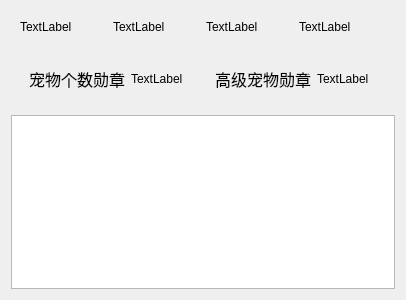
<?xml version="1.0" encoding="UTF-8"?>
<ui version="4.0">
 <class>UserInfo</class>
 <widget class="QWidget" name="UserInfo">
  <property name="geometry">
   <rect>
    <x>0</x>
    <y>0</y>
    <width>406</width>
    <height>300</height>
   </rect>
  </property>
  <property name="windowTitle">
   <string>Form</string>
  </property>
  <layout class="QVBoxLayout" name="verticalLayout">
   <item>
    <widget class="QWidget" name="widget" native="true">
     <layout class="QHBoxLayout" name="horizontalLayout">
      <item>
       <widget class="QLabel" name="label">
        <property name="text">
         <string>TextLabel</string>
        </property>
       </widget>
      </item>
      <item>
       <widget class="QLabel" name="label_2">
        <property name="text">
         <string>TextLabel</string>
        </property>
       </widget>
      </item>
      <item>
       <widget class="QLabel" name="label_3">
        <property name="text">
         <string>TextLabel</string>
        </property>
       </widget>
      </item>
      <item>
       <widget class="QLabel" name="label_4">
        <property name="text">
         <string>TextLabel</string>
        </property>
       </widget>
      </item>
     </layout>
    </widget>
   </item>
   <item>
    <widget class="QWidget" name="widget_4" native="true">
     <layout class="QHBoxLayout" name="horizontalLayout_4">
      <item>
       <widget class="QWidget" name="widget_2" native="true">
        <layout class="QHBoxLayout" name="horizontalLayout_2">
         <item>
          <widget class="QLabel" name="label_5">
           <property name="font">
            <font>
             <family>微软雅黑</family>
             <pointsize>12</pointsize>
            </font>
           </property>
           <property name="text">
            <string>宠物个数勋章</string>
           </property>
           <property name="alignment">
            <set>Qt::AlignCenter</set>
           </property>
          </widget>
         </item>
         <item>
          <widget class="QLabel" name="label_6">
           <property name="text">
            <string>TextLabel</string>
           </property>
          </widget>
         </item>
        </layout>
       </widget>
      </item>
      <item>
       <widget class="QWidget" name="widget_3" native="true">
        <layout class="QHBoxLayout" name="horizontalLayout_3">
         <item>
          <widget class="QLabel" name="label_7">
           <property name="font">
            <font>
             <family>微软雅黑</family>
             <pointsize>12</pointsize>
            </font>
           </property>
           <property name="text">
            <string>高级宠物勋章</string>
           </property>
           <property name="alignment">
            <set>Qt::AlignCenter</set>
           </property>
          </widget>
         </item>
         <item>
          <widget class="QLabel" name="label_8">
           <property name="text">
            <string>TextLabel</string>
           </property>
          </widget>
         </item>
        </layout>
       </widget>
      </item>
     </layout>
    </widget>
   </item>
   <item>
    <widget class="QListWidget" name="listWidget"/>
   </item>
  </layout>
 </widget>
 <resources/>
 <connections/>
</ui>
